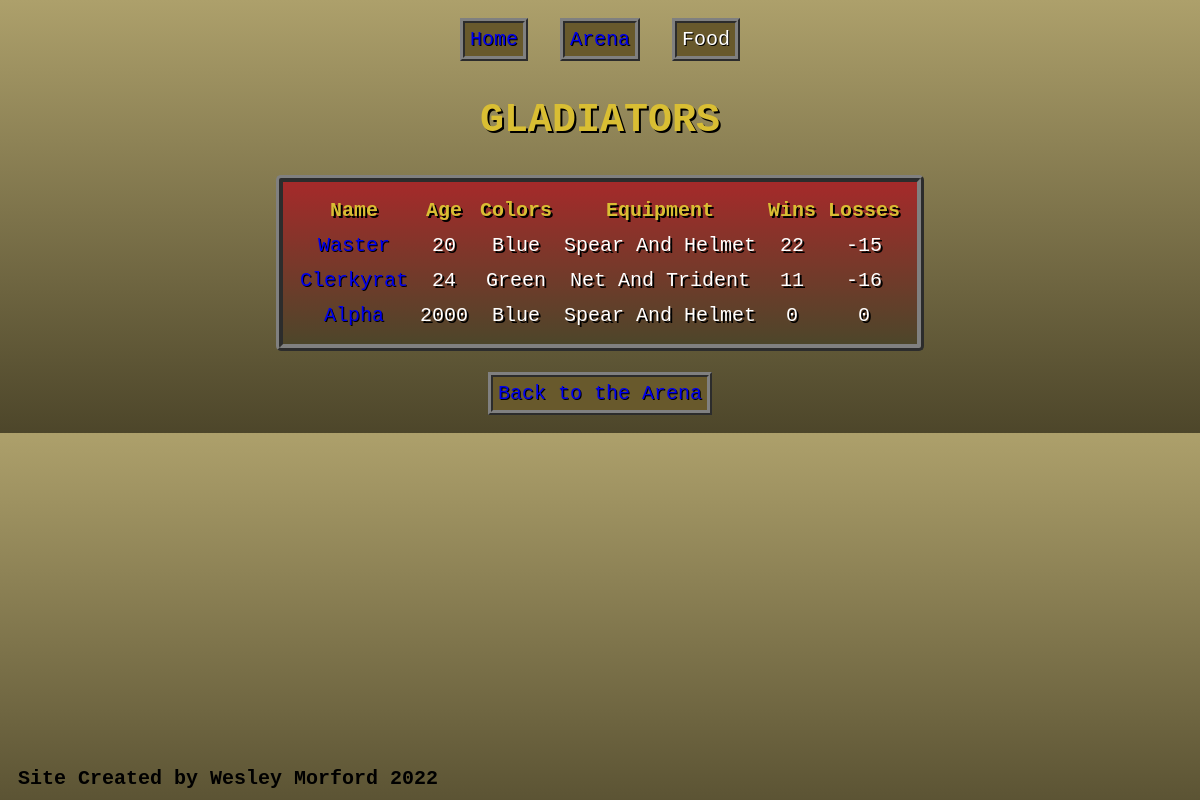
The page /Arena/display/ on the database as committed earlier.
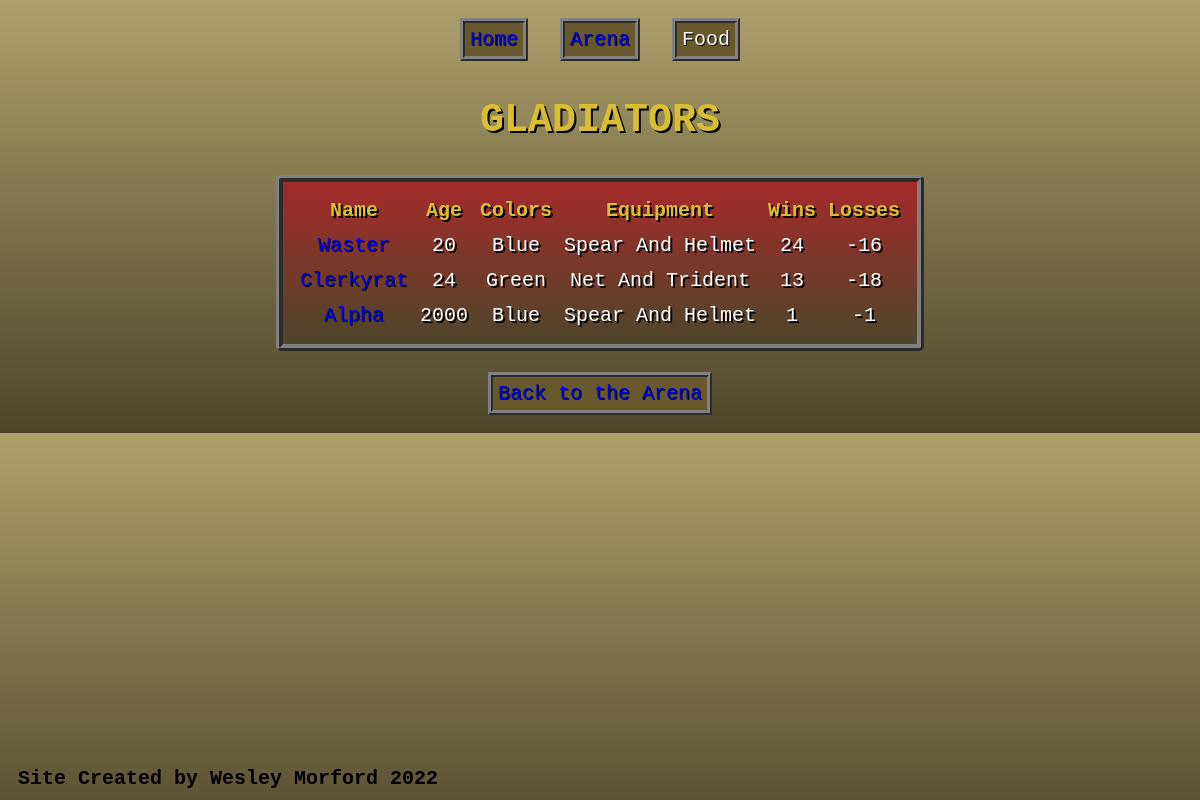
The same page on the database as committed later.
### Arena/models.py (models this page shows, shortened)
class Gladiator(models.Model):
    name = models.CharField(max_length=50, default="", null=False)
    age = models.IntegerField(default=20)
    colors = models.CharField(max_length=20, choices=COLORS_CHOICES)
    equipment = models.CharField(max_length=30, choices=EQUIPMENT_CHOICES)
    wins = models.IntegerField(default=0)
    losses = models.IntegerField(default=0)
    Gladiators = models.Manager()

### Arena/views.py (the view)
# urls.py: path('display/', views.arena_display, name='arena_display'),
def arena_display(request):
    fighters = Gladiator.Gladiators.all()
    context = {'fighters': fighters}
    return render(request, 'Arena/arena_display.html', context)

### Arena/templates/Arena/arena_display.html
{% extends "arena_base.html" %}
{% block content %}
<h1>GLADIATORS</h1>
<table class="form-container">
    <tr>
        <th>Name</th>
        <th>Age</th>
        <th>Colors</th>
        <th>Equipment</th>
        <th>Wins</th>
        <th>Losses</th>
    </tr>
    {% for f in fighters %}
    <tr>
        <td><a href="../{{ f.pk }}/details/">{{f.name}}</a></td>
        <td>{{f.age|title}}</td>
        <td>{{f.colors|title}}</td>
        <td>{{f.equipment|title}}</td>
        <td>{{f.wins|title}}</td>
        <td>{{f.losses|title}}</td>
    </tr>
    {% endfor %}
</table>
<br>
<button class="btn"><a href="{% url 'arena_home' %}">Back to the Arena</a></button>
{% endblock %}

### Arena/templates/arena_base.html (shortened to what this page needs)
{% load static %}
<!DOCTYPE html>
<html lang="en">
	<head>
		<link rel="stylesheet" type="text/css" href="{% static 'CSS/arena.css' %}">
	</head>
	{% block nav %}
		{% include 'nav.html' %}
	{% endblock %}
	<body>
		{% block content %}
        {% endblock %}
	</body>
	{% block footer %}
		{% include 'footer.html' %}
	{% endblock %}
</html>

### templates/nav.html
<div>
    <nav>
        <button><a href="{% url 'home' %}" class="navbutton">Home</a></button>
        <button><a href="{% url 'arena_home' %}" class="navbutton">Arena</a></button>
        <button><a href="" class="navbutton">Food</a></button>
    </nav>
</div>

### templates/footer.html
<div>
    <footer>
        Site Created by Wesley Morford 2022
    </footer>
</div>

### Arena/static/CSS/arena.css (style rules this page uses)
body { background-image: linear-gradient(#ADA06B, #4D462A); font-family: monospace, sans-serif; font-weight: 400; font-size: 20px; text-align: center; }
h1 { color: #D9BE33; text-shadow: 2px 2px black; }
table { display: inline-block; color: white; margin: 5px; text-align: center; }
table th { color: #D9BE33; text-shadow: 2px 2px black; padding: 5px; }
table td { padding: 5px; color: white; text-shadow: 2px 2px black; }
footer { position: fixed; bottom: 0; padding: 10px; font-weight: 700; }
button { font-family: monospace, sans-serif; color: silver; font-size: 20px; border: ridge 5px grey; margin: 10px; padding: 5px; background-color: #68592C; text-decoration: none; text-shadow: 1px 1px black; }
a { text-decoration: none; text-shadow: 1px 1px black; }
.form-container { position: center; display: inline-block; border: ridge 7px grey; border-radius: 5px; background-image: linear-gradient(brown, #4D462A); padding: 10px; }

Rows that differ between the two databases and show on the page:
changed Gladiator "Waster": wins "22" → "24"; losses "-15" → "-16"
changed Gladiator "Clerkyrat": wins "11" → "13"; losses "-16" → "-18"
changed Gladiator "Alpha": wins "0" → "1"; losses "0" → "-1"
